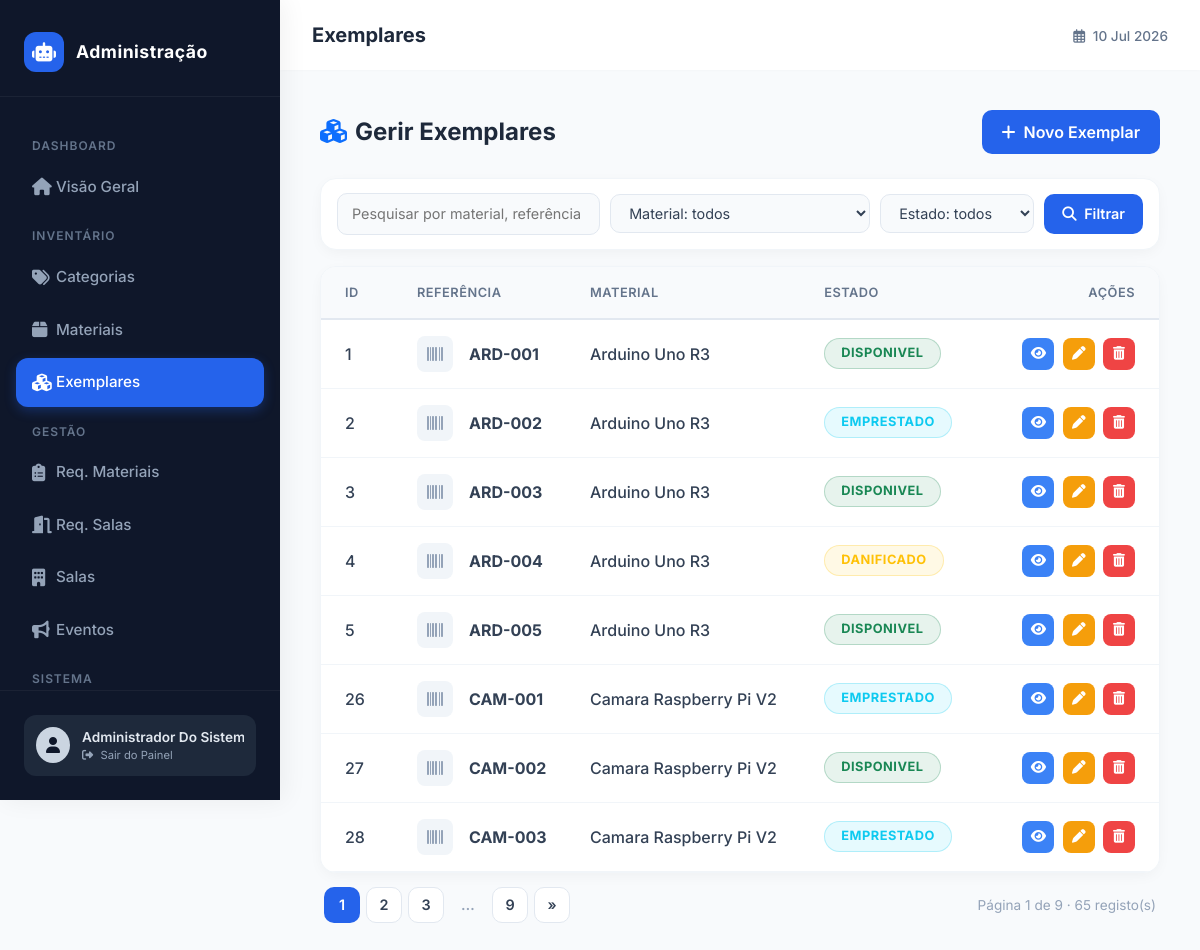
/public/admin/exemplares (signed in), run on the app's committed database.
### tables this page shows
CREATE TABLE IF NOT EXISTS `exemplar` (
  `id` INT NOT NULL AUTO_INCREMENT,
  `num_referencia` VARCHAR(255) NOT NULL,
  `id_material` INT NOT NULL,
  `estado` ENUM('DISPONIVEL', 'EMPRESTADO', 'DANIFICADO', 'PERDIDO', 'MANUTENCAO', 'INDISPONIVEL') NOT NULL DEFAULT 'DISPONIVEL',
  `observacao` TEXT NULL DEFAULT NULL,
  PRIMARY KEY (`id`),
  INDEX `fk_exemplar_material_idx` (`id_material` ASC),
  CONSTRAINT `fk_exemplar_material`
    FOREIGN KEY (`id_material`)
    REFERENCES `material` (`id`)
    ON DELETE NO ACTION
    ON UPDATE NO ACTION);

CREATE TABLE IF NOT EXISTS `material` (
  `id` INT NOT NULL AUTO_INCREMENT,
  `designacao` VARCHAR(100) NOT NULL,
  `descricao` TEXT NULL DEFAULT NULL,
  `imagem` MEDIUMBLOB NULL DEFAULT NULL,
  PRIMARY KEY (`id`));

### app/core/Controller.php (called while the page is built, shortened)
<?php
class Controller
{
    protected function viewAdmin(string $view, array $data = [], string $breadcrumb = '', string $adminSection = '')
    {
        require __DIR__ . '/../views/layouts/admin.php';
    }
}

### app/controllers/AdminController.php (called while the page is built, shortened)
<?php
require_once __DIR__ . '/../core/Controller.php';
require_once __DIR__ . '/../models/Material.php';
class AdminController extends Controller
{
    public function exemplares()
    {
        $model = new Material();
        $exemplares = $model->todosItens();
        $filtrados = $this->aplicarFiltros($exemplares, ['num_referencia', 'sala_nome'], ['estado' => 'estado', 'material' => 'designacao']);
        $paginacao = $this->paginar($filtrados, 8);
        $this->viewAdmin('administracao/exemplares/index', [
            'exemplares' => $paginacao['itens'],
            'paginacao'  => $paginacao,
            'estadosExemplar' => $this->opcoesDe($exemplares, 'estado'),
            'materiaisOpcoes' => $this->opcoesDe($exemplares, 'designacao'),
            'materialFiltro' => null,
        ], 'Exemplares', 'exemplares');
    }
}

### app/core/Router.php (called while the page is built, shortened)
<?php
class Router
{
    public function run()
    {
        $url = $_GET['url'] ?? 'home/index';
        $url = trim($url, '/');
        $parts = explode('/', $url);
        $method = $parts[1] ?? 'index';
        $params = array_slice($parts, 2);
        $controller = new $controllerName();
        call_user_func_array([$controller, $method], $params);
    }
}

### public/index.php (called while the page is built, shortened)
<?php
require_once __DIR__ . '/../app/core/Router.php';
$router = new Router();
$router->run();

### app/config/database.php (called while the page is built, shortened)
<?php
class Database
{
    private static ?PDO $instance = null;
    public static function getInstance(): PDO
    {
        if (self::$instance === null) {
            $dsn = 'mysql:host=' . DB_HOST . ';port=' . DB_PORT . ';dbname=' . DB_NAME . ';charset=utf8mb4';
            $opcoes = [PDO::ATTR_ERRMODE => PDO::ERRMODE_EXCEPTION];
            try {
                self::$instance = new PDO($dsn, DB_USER, DB_PASS, $opcoes);
            } catch (PDOException $e) {
                die('Erro de ligação à BD: ' . $e->getMessage());
            }
        }
        return self::$instance;
    }
}

### app/core/Model.php (called while the page is built, shortened)
<?php
require_once __DIR__ . '/../config/database.php';
class Model
{
    public function __construct()
    {
        $this->db = Database::getInstance();
    }
}

### app/models/Material.php (called while the page is built, shortened)
<?php
require_once __DIR__ . '/../core/Model.php';
class Material extends Model
{
    public function todosItens()
    {
        $sql = "SELECT e.*, m.designacao, m.descricao
                FROM exemplar e
                JOIN material m ON e.id_material = m.id
                ORDER BY m.designacao, e.num_referencia";
        return $this->db->query($sql)->fetchAll(PDO::FETCH_ASSOC);
    }
}

### app/views/administracao/exemplares/index.php (the view, shortened to what this page needs)
<div class="d-flex justify-content-between align-items-center flex-wrap gap-3 mb-4">
    <h4 class="mb-0 fw-bold" style="color: #1e293b;"><i class="fas fa-cubes text-primary me-2"></i>Gerir Exemplares</h4>
    <div class="d-flex gap-2">
        <?php if (!empty($materialFiltro)): ?>
            <a href="<?php echo BASE_URL; ?>admin/materialView/<?php echo (int)$materialFiltro['id']; ?>" class="btn-clean-outline">
                <i class="fas fa-box me-2"></i>Ver Material
            </a>
            <a href="<?php echo BASE_URL; ?>admin/exemplarCreateComMaterial/<?php echo (int)$materialFiltro['id']; ?>" class="btn-clean-primary">
                <i class="fas fa-plus me-2"></i>Novo Exemplar
            </a>
        <?php else: ?>
            <a href="<?php echo BASE_URL; ?>admin/exemplarCreate" class="btn-clean-primary">
                <i class="fas fa-plus me-2"></i>Novo Exemplar
            </a>
        <?php endif; ?>
    </div>
</div>
<?php
include __DIR__ . '/../_filtros.php';
?>
<div class="clean-card">
    <div class="table-responsive">
        <?php if (empty($exemplares)): ?>
            <div class="text-center py-5" style="color: #94a3b8;">
                <i class="fas fa-box-open mb-3" style="font-size: 3rem; opacity: 0.5;"></i>
                <h5>Nenhum exemplar registado.</h5>
            </div>
        <?php else: ?>
        <table class="table table-borderless table-clean mb-0">
            <thead>
                <tr>
                    <th style="width: 80px;" class="ps-4">ID</th>
                    <th>Referência</th>
                    <th>Material</th>
                    <th>Estado</th>
                    <th class="text-end pe-4" style="width: 180px;">Ações</th>
                </tr>
            </thead>
            <tbody>
                <?php foreach ($exemplares as $e): ?>
                <tr>
                    <td class="ps-4"><?php echo htmlspecialchars($e['id']); ?></td>
                    <td>
                        <div class="d-flex align-items-center gap-3">
                            <div style="width: 36px; height: 36px; border-radius: 8px; background-color: #f1f5f9; display: flex; align-items: center; justify-content: center; color: #94a3b8;"><i class="fas fa-barcode"></i></div>
                            <strong><?php echo htmlspecialchars($e['num_referencia'] ?? ''); ?></strong>
                        </div>
                    </td>
                    <td>
                        <?php if(!empty($materialFiltro)): ?>
                            <?php echo htmlspecialchars($materialFiltro['designacao'] ?? ''); ?>
                        <?php else: ?>
                            <a href="<?php echo BASE_URL; ?>admin/materialView/<?php echo (int)$e['id_material']; ?>" style="text-decoration: none; color: inherit;">
                                <?php echo htmlspecialchars($e['designacao'] ?? ''); ?>
                            </a>
                        <?php endif; ?>
                    </td>
                    <td>
                        <?php
                            $est = $e['estado'] ?? '';
                            $badgeClass = '';
                            if ($est === 'DISPONIVEL') $badgeClass = 'bg-success text-success border-success';
                            elseif ($est === 'EMPRESTADO') $badgeClass = 'bg-info text-info border-info';
                            elseif ($est === 'DANIFICADO') $badgeClass = 'bg-warning text-warning border-warning';
                            elseif ($est === 'PERDIDO') $badgeClass = 'bg-danger text-danger border-danger';
                            else $badgeClass = 'bg-secondary text-secondary border-secondary';
                        ?>
                        <span class="badge <?php echo $badgeClass; ?> bg-opacity-10 px-3 py-2 rounded-pill border border-opacity-25" style="font-size: 0.8rem; letter-spacing: 0.5px;">
                            <?php echo htmlspecialchars($est); ?>
                        </span>
                    </td>
                    <td class="text-end pe-4">
                        <a href="<?php echo BASE_URL; ?>admin/exemplarView/<?php echo (int)$e['id']; ?>" class="action-icon-btn action-view" title="Ver Detalhes"><i class="fas fa-eye"></i></a>
                        <a href="<?php echo BASE_URL; ?>admin/exemplarEdit/<?php echo (int)$e['id']; ?>" class="action-icon-btn action-edit" title="Editar"><i class="fas fa-pen"></i></a>
                        <a href="<?php echo BASE_URL; ?>admin/exemplarDelete/<?php echo (int)$e['id']; ?>" class="action-icon-btn action-delete" title="Apagar"><i class="fas fa-trash-alt"></i></a>
                    </td>
                </tr>
                <?php endforeach; ?>
            </tbody>
        </table>
        <?php endif; ?>
    </div>
</div>
<?php
include __DIR__ . '/../_paginacao.php';
?>

### app/views/layouts/admin.php (style rules this page uses)
:root { --sidebar-bg: #0f172a; --sidebar-hover: #1e293b; --accent-color: #2563eb; --main-bg: #f8fafc; }
body { background-color: var(--main-bg); font-family: 'Inter', sans-serif; color: #334155; margin: 0; overflow-x: hidden; }

### app/views/administracao/exemplares/index.php (style rules this page uses)
.clean-card { background: #ffffff; border: 1px solid #f1f5f9; border-radius: 16px; box-shadow: 0 4px 15px -3px rgba(0, 0, 0, 0.05); overflow: hidden; }
.btn-clean-primary { background-color: #2563eb; color: white; border: none; border-radius: 10px; font-weight: 600; padding: 10px 20px; transition: all 0.3s; display: inline-flex; align-items: center; justify-content: center; text-decoration: none; }
.table-clean th { background: #f8fafc; font-size: 0.8rem; text-transform: uppercase; letter-spacing: 0.5px; color: #64748b; font-weight: 600; padding: 16px; border-bottom: 2px solid #e2e8f0; }
.table-clean td { padding: 16px; vertical-align: middle; border-bottom: 1px solid #f1f5f9; color: #334155; font-weight: 500; }
.action-icon-btn { width: 32px; height: 32px; display: inline-flex; align-items: center; justify-content: center; border-radius: 8px; font-size: 0.85rem; transition: 0.2s; color: white; margin-left: 4px; text-decoration: none; }
.action-view { background: #3b82f6; }
.action-edit { background: #f59e0b; }
.action-delete { background: #ef4444; }

### data on the page
exemplar: id "1", num_referencia "ARD-001", id_material.designacao "Arduino Uno R3", estado "DISPONIVEL"
exemplar: id "2", num_referencia "ARD-002", id_material.designacao "Arduino Uno R3", estado "EMPRESTADO"
exemplar: id "3", num_referencia "ARD-003", id_material.designacao "Arduino Uno R3", estado "DISPONIVEL"
exemplar: id "4", num_referencia "ARD-004", id_material.designacao "Arduino Uno R3", estado "DANIFICADO"
exemplar: id "5", num_referencia "ARD-005", id_material.designacao "Arduino Uno R3", estado "DISPONIVEL"
exemplar: id "26", num_referencia "CAM-001", id_material.designacao "Camara Raspberry Pi V2", estado "EMPRESTADO"
exemplar: id "27", num_referencia "CAM-002", id_material.designacao "Camara Raspberry Pi V2", estado "DISPONIVEL"
exemplar: id "28", num_referencia "CAM-003", id_material.designacao "Camara Raspberry Pi V2", estado "EMPRESTADO"

### other printed values
$currentUser['nome'] "Administrador Do…"
$admin_breadcrumb "Exemplares"
$ultima "9"
$atual "1"
$paginacao['total'] "65"
form field material "Material: todos"
form field estado "Estado: todos"
